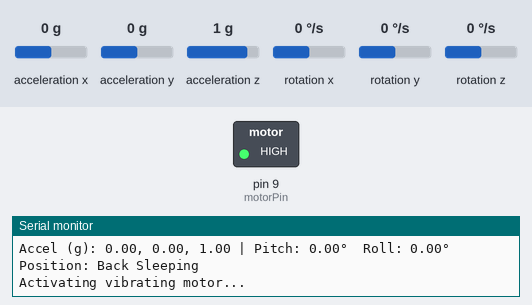
Bench run of a sketch on a simulated Arduino Uno, built with avr-gcc and run on an emulated ATmega328P. Parts: switched loads named in the sketch (green lamp = pin HIGH), the last lines printed to the serial monitor. The test bench sets the inputs (shaded band); at power-on: acceleration x 0 g, acceleration y 0 g, acceleration z 1 g, rotation x 0 °/s, rotation y 0 °/s, rotation z 0 °/s.

Above: at 6.3 s.
At 11.6 s:
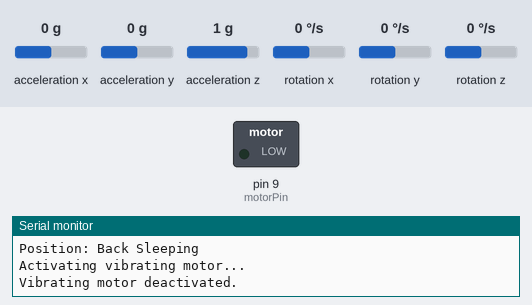
Timing chart, 0 to 19.7 s (numbered marks = the images above):
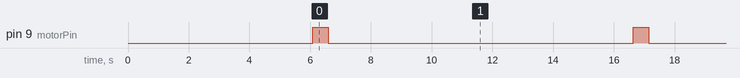

Measured:
- by itself, pin 9 (motorPin): alternates HIGH for 0.50 s and LOW for 10.1 s

The sketch:

MPU6050_final.ino
```cpp
#include <Wire.h>
#include <MPU6050.h>

// Initialize MPU6050 object
MPU6050 mpu;

// Calibration offsets for accelerometer and gyroscope
long axOffset = 0, ayOffset = 0, azOffset = 0;
long gxOffset = 0, gyOffset = 0, gzOffset = 0;

// Pin for vibrating motor
const int motorPin = 9;

void setup() {
  Serial.begin(9600); // Start Serial communication
  Wire.begin();       // Initialize I2C communication

  // Initialize MPU6050
  mpu.initialize();

  // Check if MPU6050 is connected
  if (!mpu.testConnection()) {
    Serial.println("MPU6050 not connected! Please check the connections.");
    while (1); // Halt execution if MPU6050 is not found
  }
  Serial.println("MPU6050 connected!");

  // Perform calibration to get offsets
  calibrateMPU();
  Serial.println("Calibration complete!");

  // Initialize motor pin
  pinMode(motorPin, OUTPUT);
  digitalWrite(motorPin, LOW); // Ensure motor is off initially
}

void loop() {
  // Variables to store raw sensor data
  int16_t ax, ay, az, gx, gy, gz;

  // Read raw accelerometer and gyroscope data
  mpu.getMotion6(&ax, &ay, &az, &gx, &gy, &gz);

  // Apply calibration offsets
  ax -= axOffset;
  ay -= ayOffset;
  az -= azOffset;
  gx -= gxOffset;
  gy -= gyOffset;
  gz -= gzOffset;

  // Convert accelerometer data to 'g' units (1g = 16384 LSB)
  float Ax = ax / 16384.0;
  float Ay = ay / 16384.0;
  float Az = az / 16384.0;

  // Normalize accelerometer data for pitch/roll calculation
  float norm = sqrt(Ax * Ax + Ay * Ay + Az * Az);
  float Ax_norm = Ax / norm;
  float Ay_norm = Ay / norm;
  float Az_norm = Az / norm;

  // Calculate pitch and roll (in radians)
  float pitch = atan2(Ax_norm, Az_norm); // Up/down tilt
  float roll = atan2(Ay_norm, Az_norm);  // Side-to-side tilt

  // Convert pitch and roll to degrees
  pitch = pitch * 180 / PI;
  roll = roll * 180 / PI;

  // Output sensor data and orientation
  Serial.print("Accel (g): ");
  Serial.print(Ax); Serial.print(", ");
  Serial.print(Ay); Serial.print(", ");
  Serial.print(Az); Serial.print(" | ");
  Serial.print("Pitch: "); Serial.print(pitch); Serial.print("°\t");
  Serial.print("Roll: "); Serial.print(roll); Serial.println("°");

  // Detect sleep position and take actions
  if (abs(roll) < 15 && pitch > -20 && pitch < 20) {
    Serial.println("Position: Back Sleeping");
    activateVibratingMotor(); // Trigger vibrating motor for back sleeping
  } else if (abs(roll) > 30 && pitch > -20 && pitch < 20) {
    Serial.println("Position: Side Sleeping");
  } else if (abs(roll) < 15 && pitch > 20) {
    Serial.println("Position: Stomach Sleeping");
  } else {
    Serial.println("Position: Unknown/Transition");
  }

  // Wait 10 seconds before the next reading
  delay(10000);
}

// Function to activate vibrating motor
void activateVibratingMotor() {
  Serial.println("Activating vibrating motor...");
  digitalWrite(motorPin, HIGH); // Turn on the motor
  delay(500);                   // Keep the motor on for 500 ms
  digitalWrite(motorPin, LOW);  // Turn off the motor
  Serial.println("Vibrating motor deactivated.");
}

// Function to calibrate MPU6050 and calculate offsets
void calibrateMPU() {
  int16_t ax, ay, az, gx, gy, gz;
  long axSum = 0, aySum = 0, azSum = 0;
  long gxSum = 0, gySum = 0, gzSum = 0;

  const int samples = 1000; // Number of samples for averaging

  Serial.println("Calibrating MPU6050...");
  for (int i = 0; i < samples; i++) {
    // Read raw sensor data
    mpu.getMotion6(&ax, &ay, &az, &gx, &gy, &gz);

    // Accumulate data for averaging
    axSum += ax;
    aySum += ay;
    azSum += az - 16384; // Subtract 1g (gravity)
    gxSum += gx;
    gySum += gy;
    gzSum += gz;

    delay(2); // Short delay between readings
  }

  // Calculate averages to determine offsets
  axOffset = axSum / samples;
  ayOffset = aySum / samples;
  azOffset = azSum / samples;
  gxOffset = gxSum / samples;
  gyOffset = gySum / samples;
  gzOffset = gzSum / samples;

  // Output calculated offsets
  Serial.println("Offsets calculated:");
  Serial.print("Accel Offsets: ");
  Serial.print(axOffset); Serial.print(", ");
  Serial.print(ayOffset); Serial.print(", ");
  Serial.println(azOffset);
  Serial.print("Gyro Offsets: ");
  Serial.print(gxOffset); Serial.print(", ");
  Serial.print(gyOffset); Serial.print(", ");
  Serial.println(gzOffset);
}
```
